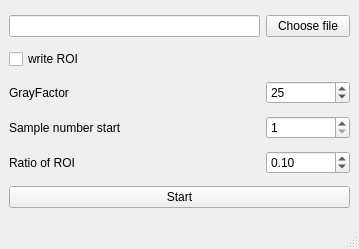
<?xml version="1.0" encoding="UTF-8"?>
<ui version="4.0">
 <class>mainWindow</class>
 <widget class="QMainWindow" name="mainWindow">
  <property name="geometry">
   <rect>
    <x>0</x>
    <y>0</y>
    <width>359</width>
    <height>249</height>
   </rect>
  </property>
  <property name="windowTitle">
   <string>AutoDetectBotCells-PL</string>
  </property>
  <widget class="QWidget" name="centralwidget">
   <layout class="QGridLayout" name="gridLayout">
    <item row="2" column="0" colspan="3">
     <widget class="QLabel" name="label">
      <property name="text">
       <string>GrayFactor</string>
      </property>
     </widget>
    </item>
    <item row="1" column="0" colspan="3">
     <widget class="QCheckBox" name="writeROI">
      <property name="text">
       <string>write ROI</string>
      </property>
     </widget>
    </item>
    <item row="4" column="0" colspan="3">
     <widget class="QLabel" name="label_3">
      <property name="text">
       <string>Ratio of ROI</string>
      </property>
     </widget>
    </item>
    <item row="3" column="0" colspan="3">
     <widget class="QLabel" name="label_2">
      <property name="text">
       <string>Sample number start</string>
      </property>
     </widget>
    </item>
    <item row="2" column="3">
     <widget class="QSpinBox" name="GrayFactor">
      <property name="maximum">
       <number>999</number>
      </property>
      <property name="value">
       <number>25</number>
      </property>
     </widget>
    </item>
    <item row="0" column="3">
     <widget class="QPushButton" name="chooseFile">
      <property name="text">
       <string>Choose file</string>
      </property>
     </widget>
    </item>
    <item row="3" column="3">
     <widget class="QSpinBox" name="samplenumberstart">
      <property name="minimum">
       <number>1</number>
      </property>
      <property name="maximum">
       <number>99999</number>
      </property>
      <property name="value">
       <number>1</number>
      </property>
     </widget>
    </item>
    <item row="0" column="0" colspan="3">
     <widget class="QLineEdit" name="chosenFile"/>
    </item>
    <item row="4" column="3">
     <widget class="QDoubleSpinBox" name="ratioofroi">
      <property name="decimals">
       <number>2</number>
      </property>
      <property name="maximum">
       <double>1.000000000000000</double>
      </property>
      <property name="singleStep">
       <double>0.100000000000000</double>
      </property>
      <property name="value">
       <double>0.100000000000000</double>
      </property>
     </widget>
    </item>
    <item row="5" column="0" colspan="4">
     <widget class="QPushButton" name="Start">
      <property name="text">
       <string>Start</string>
      </property>
     </widget>
    </item>
   </layout>
  </widget>
  <widget class="QMenuBar" name="menubar">
   <property name="geometry">
    <rect>
     <x>0</x>
     <y>0</y>
     <width>359</width>
     <height>26</height>
    </rect>
   </property>
  </widget>
  <widget class="QStatusBar" name="statusbar"/>
 </widget>
 <resources/>
 <connections/>
</ui>
